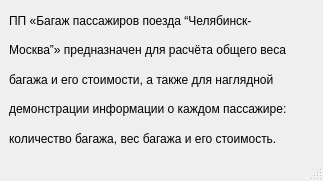
<?xml version="1.0" encoding="UTF-8"?>
<ui version="4.0">
 <class>MainWindow</class>
 <widget class="QMainWindow" name="MainWindow">
  <property name="geometry">
   <rect>
    <x>0</x>
    <y>0</y>
    <width>323</width>
    <height>181</height>
   </rect>
  </property>
  <property name="windowTitle">
   <string>MainWindow</string>
  </property>
  <widget class="QWidget" name="centralwidget">
   <layout class="QVBoxLayout" name="verticalLayout">
    <item>
     <widget class="QLabel" name="label">
      <property name="text">
       <string>ПП «Багаж пассажиров поезда “Челябинск-</string>
      </property>
     </widget>
    </item>
    <item>
     <widget class="QLabel" name="label_2">
      <property name="text">
       <string>Москва”» предназначен для расчёта общего веса </string>
      </property>
     </widget>
    </item>
    <item>
     <widget class="QLabel" name="label_3">
      <property name="text">
       <string>багажа и его стоимости, а также для наглядной </string>
      </property>
     </widget>
    </item>
    <item>
     <widget class="QLabel" name="label_4">
      <property name="text">
       <string>демонстрации информации о каждом пассажире: </string>
      </property>
     </widget>
    </item>
    <item>
     <widget class="QLabel" name="label_5">
      <property name="text">
       <string>количество багажа, вес багажа и его стоимость.</string>
      </property>
     </widget>
    </item>
   </layout>
  </widget>
  <widget class="QMenuBar" name="menubar">
   <property name="geometry">
    <rect>
     <x>0</x>
     <y>0</y>
     <width>323</width>
     <height>26</height>
    </rect>
   </property>
  </widget>
  <widget class="QStatusBar" name="statusbar"/>
 </widget>
 <resources/>
 <connections/>
</ui>
